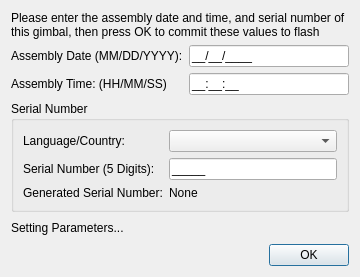
<?xml version="1.0" encoding="UTF-8"?>
<ui version="4.0">
 <class>EnterFactoryParametersDialog</class>
 <widget class="QDialog" name="EnterFactoryParametersDialog">
  <property name="geometry">
   <rect>
    <x>0</x>
    <y>0</y>
    <width>360</width>
    <height>277</height>
   </rect>
  </property>
  <property name="windowTitle">
   <string>Set Factory Parameters</string>
  </property>
  <layout class="QGridLayout" name="gridLayout">
   <item row="0" column="1" colspan="2">
    <widget class="QLabel" name="factoryParametersInstructions_label">
     <property name="text">
      <string>&lt;html&gt;&lt;head/&gt;&lt;body&gt;&lt;p&gt;Please enter the assembly date and time, and serial number of this gimbal, then press OK to commit these values to flash&lt;/p&gt;&lt;/body&gt;&lt;/html&gt;</string>
     </property>
     <property name="wordWrap">
      <bool>true</bool>
     </property>
    </widget>
   </item>
   <item row="1" column="1">
    <widget class="QLabel" name="assemblyDate_label">
     <property name="text">
      <string>Assembly Date (MM/DD/YYYY):</string>
     </property>
    </widget>
   </item>
   <item row="1" column="2">
    <widget class="QLineEdit" name="assemblyDate">
     <property name="inputMask">
      <string>09/09/9999;_</string>
     </property>
    </widget>
   </item>
   <item row="6" column="1" colspan="2">
    <widget class="QDialogButtonBox" name="buttonBox">
     <property name="orientation">
      <enum>Qt::Horizontal</enum>
     </property>
     <property name="standardButtons">
      <set>QDialogButtonBox::Ok</set>
     </property>
    </widget>
   </item>
   <item row="2" column="2">
    <widget class="QLineEdit" name="assemblyTime">
     <property name="inputMask">
      <string>09:09:09;_</string>
     </property>
    </widget>
   </item>
   <item row="2" column="1">
    <widget class="QLabel" name="assemblyTime_label">
     <property name="text">
      <string>Assembly Time: (HH/MM/SS)</string>
     </property>
    </widget>
   </item>
   <item row="5" column="1" colspan="2">
    <widget class="QLabel" name="settingFactoryParameters_label">
     <property name="text">
      <string>Setting Parameters...</string>
     </property>
    </widget>
   </item>
   <item row="4" column="1" colspan="2">
    <widget class="QGroupBox" name="serialNumberGroup">
     <property name="title">
      <string>Serial Number</string>
     </property>
     <layout class="QGridLayout" name="gridLayout_2">
      <item row="2" column="0">
       <widget class="QLabel" name="serialNumber_label">
        <property name="text">
         <string>Serial Number (5 Digits):</string>
        </property>
       </widget>
      </item>
      <item row="1" column="1">
       <widget class="QComboBox" name="languageCountry"/>
      </item>
      <item row="1" column="0">
       <widget class="QLabel" name="languageCountry_label">
        <property name="text">
         <string>Language/Country:</string>
        </property>
       </widget>
      </item>
      <item row="3" column="0">
       <widget class="QLabel" name="generatedSerialNumber_label">
        <property name="text">
         <string>Generated Serial Number:</string>
        </property>
       </widget>
      </item>
      <item row="3" column="1">
       <widget class="QLabel" name="generatedSerialNumber">
        <property name="text">
         <string>None</string>
        </property>
       </widget>
      </item>
      <item row="2" column="1">
       <widget class="QLineEdit" name="serialNumber">
        <property name="inputMask">
         <string>99999;_</string>
        </property>
       </widget>
      </item>
     </layout>
    </widget>
   </item>
  </layout>
 </widget>
 <tabstops>
  <tabstop>assemblyDate</tabstop>
  <tabstop>assemblyTime</tabstop>
  <tabstop>languageCountry</tabstop>
  <tabstop>serialNumber</tabstop>
 </tabstops>
 <resources/>
 <connections>
  <connection>
   <sender>buttonBox</sender>
   <signal>accepted()</signal>
   <receiver>EnterFactoryParametersDialog</receiver>
   <slot>accept()</slot>
   <hints>
    <hint type="sourcelabel">
     <x>248</x>
     <y>254</y>
    </hint>
    <hint type="destinationlabel">
     <x>157</x>
     <y>274</y>
    </hint>
   </hints>
  </connection>
  <connection>
   <sender>buttonBox</sender>
   <signal>rejected()</signal>
   <receiver>EnterFactoryParametersDialog</receiver>
   <slot>reject()</slot>
   <hints>
    <hint type="sourcelabel">
     <x>316</x>
     <y>260</y>
    </hint>
    <hint type="destinationlabel">
     <x>286</x>
     <y>274</y>
    </hint>
   </hints>
  </connection>
 </connections>
</ui>
